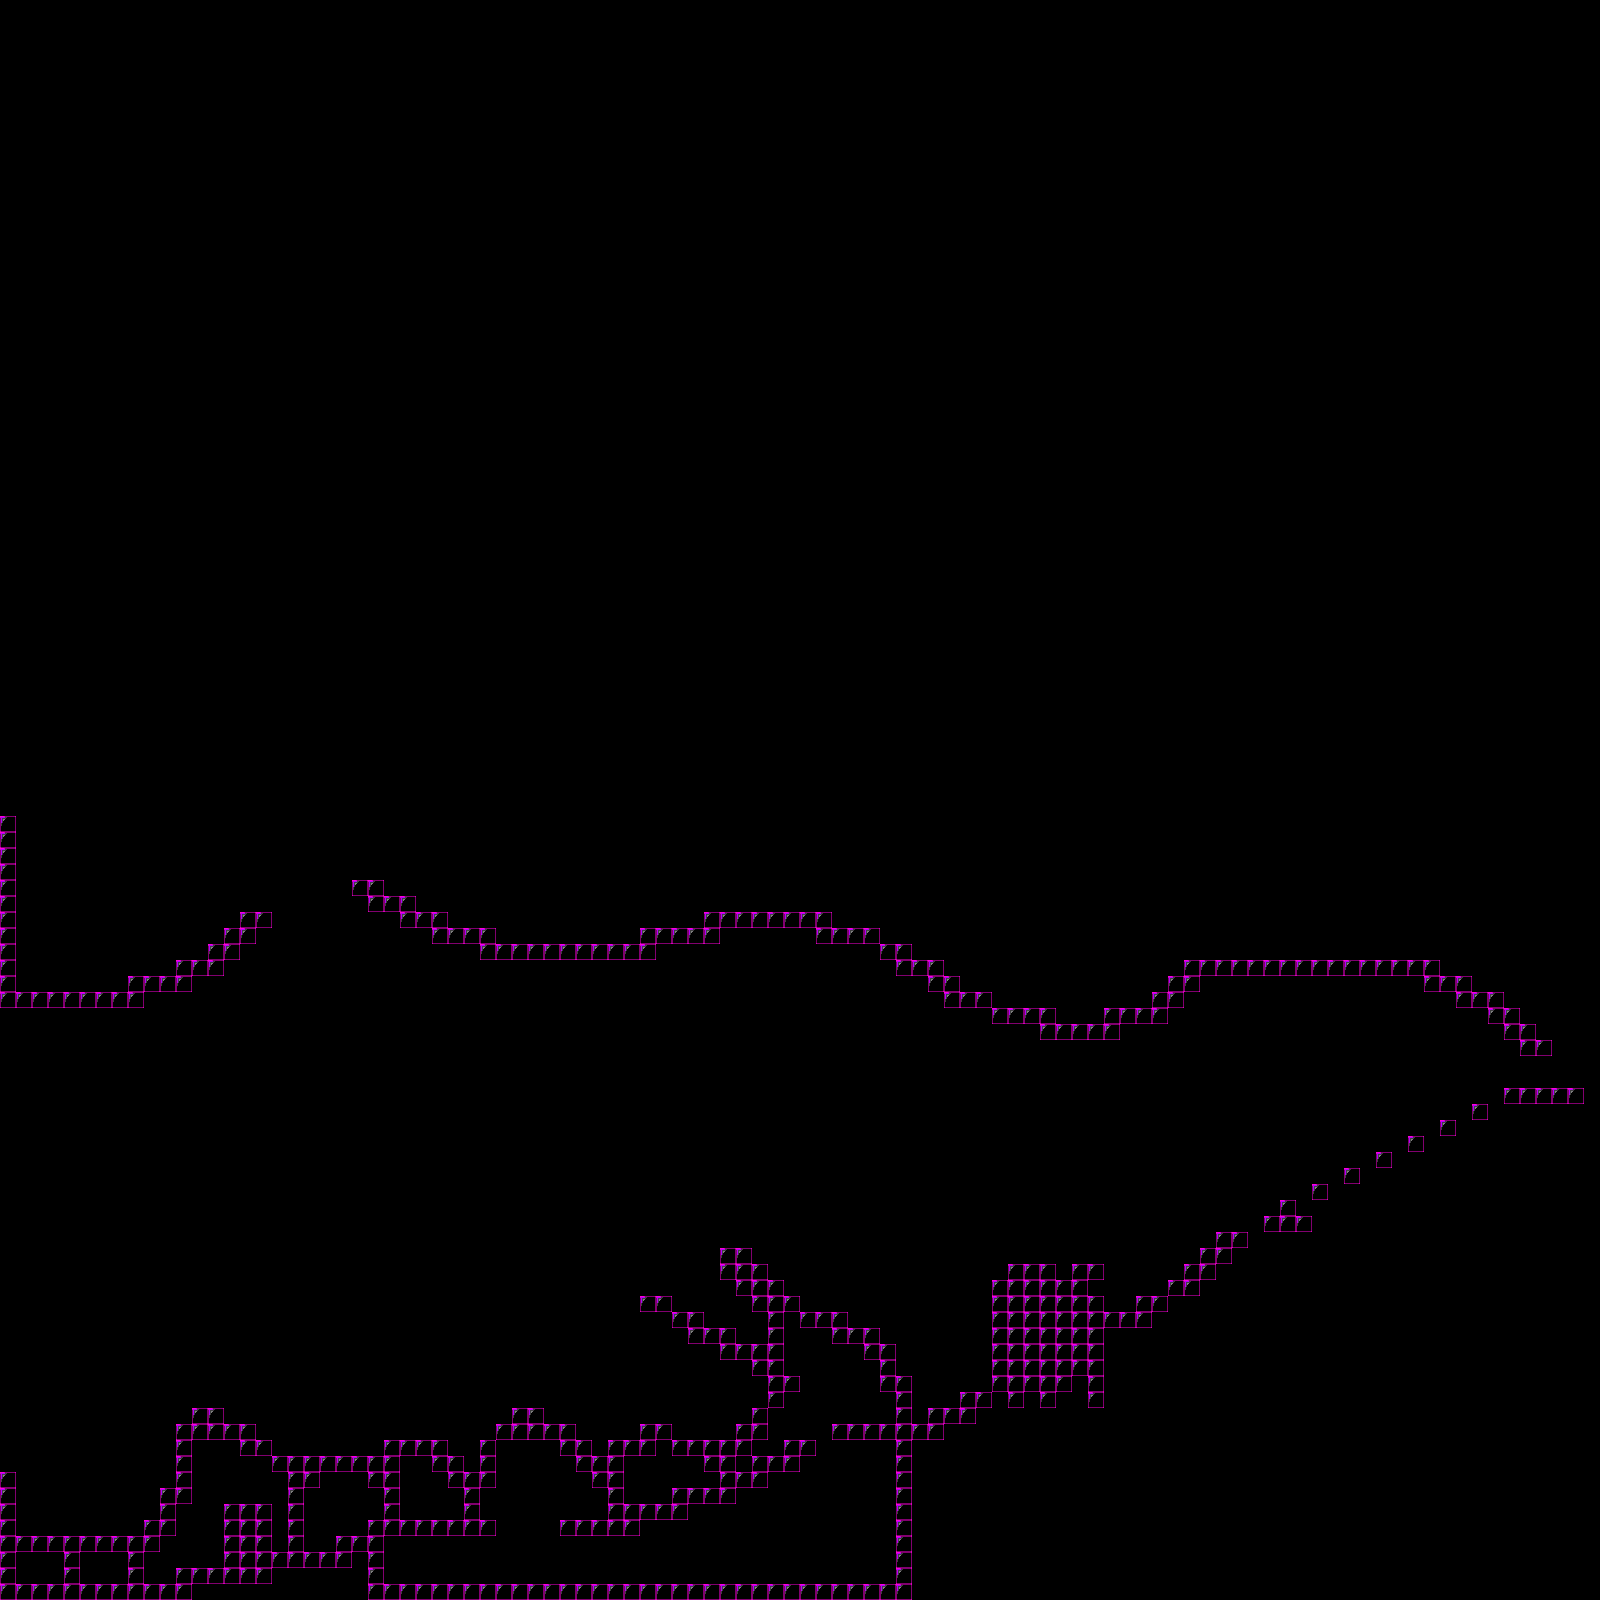

This game map was drawn from its Tiled (.tmx) file and the tilesets committed beside it. A one-line description and the trimmed map source follow:
An orthogonal 100x100 tile map with 16x16 px tiles, 4 tile layers (ground, background, foreground, spawns).

<map version="1.0" orientation="orthogonal" renderorder="right-up" width="100" height="100" tilewidth="16" tileheight="16" nextobjectid="1">
 <tileset firstgid="1" name="testtileset" tilewidth="16" tileheight="16" tilecount="1" columns="1">
  <image source="testtileset.png" width="16" height="16" />
 </tileset>
 <layer name="ground" width="100" height="100">
  <data>[10000 cells, 300 non-empty, 1 distinct tile ids]</data>
 </layer>
 <layer name="background" width="100" height="100">
  <data>[10000 cells, 123 non-empty, 1 distinct tile ids]</data>
 </layer>
 <layer name="foreground" width="100" height="100">
  <data>[10000 cells, 67 non-empty, 1 distinct tile ids]</data>
 </layer>
 <layer name="spawns" width="100" height="100">
  <data>[10000 cells, 0 non-empty, 0 distinct tile ids]</data>
 </layer>
</map>